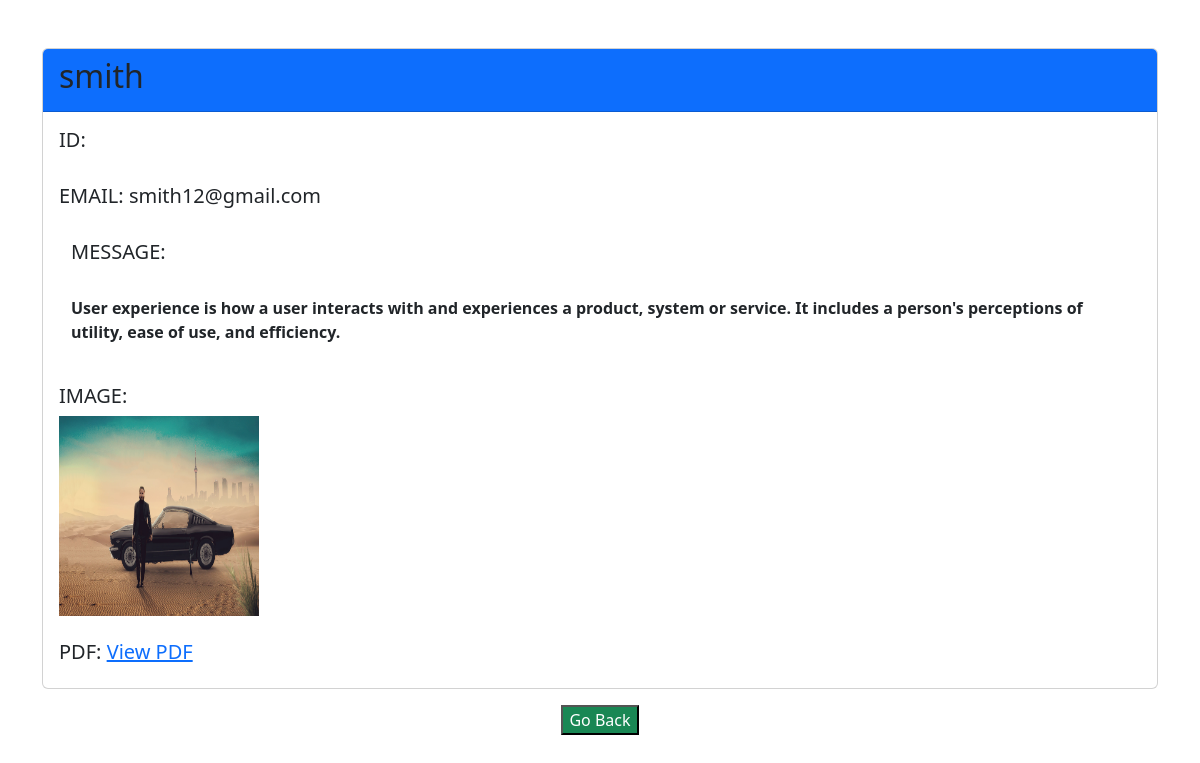
The page /view/46/ on the database its author committed.
### contact_app/models.py (models this page shows, shortened)
class Contact(models.Model):
    name = models.CharField(max_length=100)
    email = models.EmailField()
    message = models.TextField(max_length=500)
    timestamp = models.DateTimeField(auto_now_add=True)
    image = models.ImageField(upload_to='media/images/', blank=True, null=True)
    pdf = models.FileField(upload_to='media/pdfs/', blank=True, null=True)

### contact_app/views.py (the view)
# urls.py: path('view/<int:id>/',views.views_page,name='view')
def views_page(request,id):
   coustomer = get_object_or_404(Contact, pk=id)  # Fetch student details
   return render(request, 'view.html', {'coustomer': coustomer})

### contact_app/Templates/view.html (shortened to what this page needs)
<!DOCTYPE html>
<html lang="en">
<head>
    <link href="https://cdn.jsdelivr.net/npm/bootstrap@5.3.0/dist/css/bootstrap.min.css" rel="stylesheet">
</head>
<body>
    <div class="container mt-auto mb-auto">
        <div class="card text-bg-white mb-3 mt-5 fw-bold text-dark" style="max-width: 81rem;">
            <div class="card-header bg-primary"><h2>{{ coustomer.name }}</h2></div>
            <div class="card-body">
              <h5 class="card-title">ID: {{ student.id }}</h5><br>
              <h5 class="card-title">EMAIL: {{ coustomer.email }}</h5><br>
              <div class="container">
                <h5 class="text-dark">MESSAGE:</h5><br>
              <p class="text-dark">{{coustomer.message}}</p>
            </div>
              <div class="box-img"><br>
                <h5>IMAGE:</h5>
                <img src="{{coustomer.image.url}}" alt="" style="width: 200px; height: 200px;">
            </div><br>
            <h5 class="card-title">PDF:
                <a href="{{ coustomer.pdf.url }}" target="_blank">View PDF</a>
              </h5>
            </div>
        </div>
    <div class="text-center">
        <button class="bg-success"><a class="nav-link text-white" href="{% url 'list' %}">Go Back</a></button>
    </div>
</body>
</html>

### rows shown on the page
Contact: name "smith", email "smith12@gmail.com", message "User experience is how a user interacts with and experiences a product, system or service. It includes a person's perceptions of utility, ease of use, and efficiency.", image (picture)
